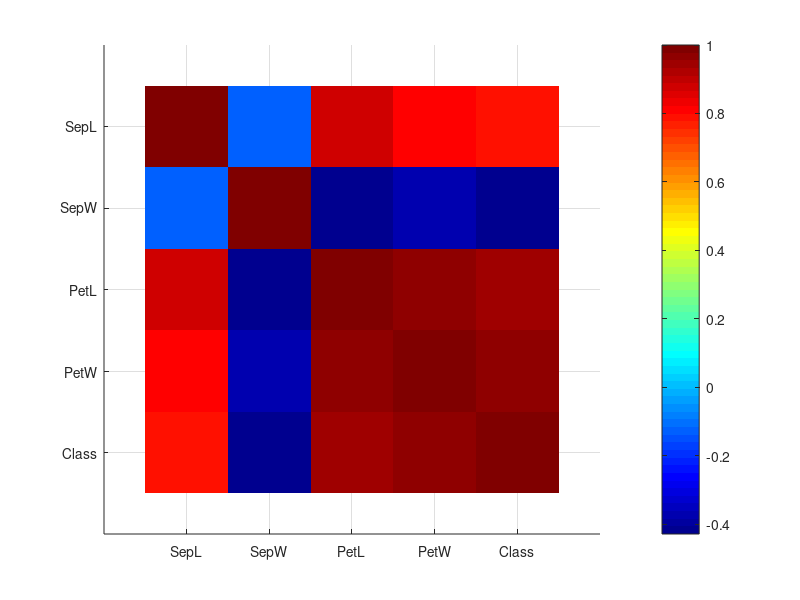
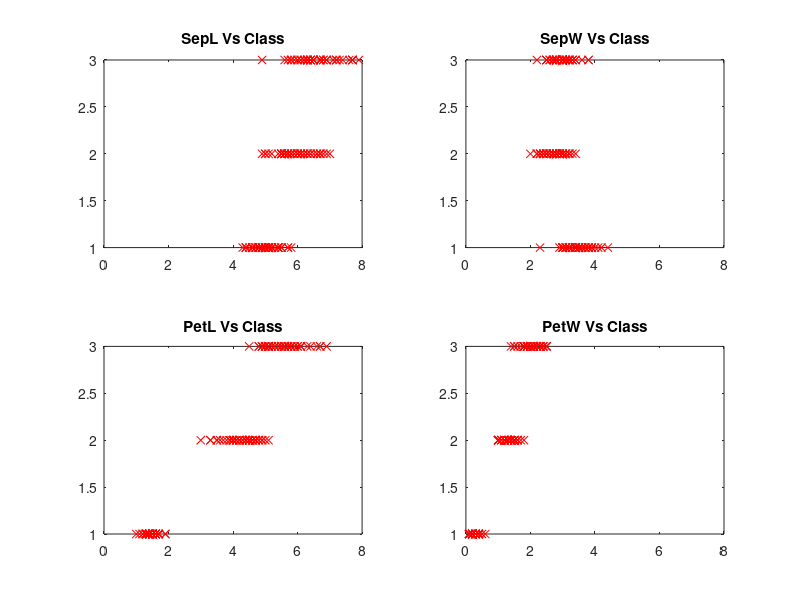

MATLAB code to generate these figures, in order: (Note: this script raises an error after producing the figures.)
%% Farshad Bolouri - R11630884 - Pattern Recognition - Project 1
clear
close all
load('fisheriris');
SepL = meas(:,1);
SepW = meas(:,2);
PetL = meas(:,3);
PetW = meas(:,4);
Class = ones(150,1);
%Class label: Setosa = 1, Versicolor = 2, Virginica = 3
W = cell(1,9);
missClassifiedClosed = [];
%% Data analisys
%Minimum of Measurements
minSepL=min(SepL); minSepW=min(SepW); minPetL=min(PetL); minPetW=min(PetW);
%Maximum of Measurements
maxSepL=max(SepL); maxSepW=max(SepW); maxPetL=max(PetL); maxPetW=max(PetW);
%Mean of Measurements
meanSepL=mean(SepL); meanSepW=mean(SepW); meanPetL=mean(PetL); 
meanPetW=mean(PetW);
%Variance of Measurements
varSepL=var(SepL); varSepW=var(SepW); varPetL=var(PetL); varPetW=var(PetW);
%Within-Class Variance
SW = zeros(1,4);
for i = 1:4
   SW(i) = (1/3)*(var(meas([1:50],i)) + var(meas([51:100],i)) +...
       var(meas([101:150],i)));
end
%Between-Class Variance
SB = zeros(1,4);
for i = 1:4
   SB(i) = (1/3)*((mean(meas([1:50],i))-mean(meas(:,i)))^2+...
                  (mean(meas([51:100],i))-mean(meas(:,i)))^2+...
                  (mean(meas([101:150],i))-mean(meas(:,i)))^2);
end
%% Computing and Displaying Correlation Coefficients
Class(1:50) = 1;Class(51:100) = 2;Class(101:150) = 3;
hold on
CC = corrcoef([meas,Class]);
imagesc(rot90(CC));
colormap('jet');
colorbar();
xlim([0,6]);
ylim([0,6]);
grid()
xticks([1,2,3,4,5])
xticklabels({'SepL','SepW','PetL','PetW','Class'});
yticks([1,2,3,4,5])
yticklabels({'Class','PetW','PetL','SepW','SepL'});
hold off
%% Features vs the Class Label
figure
subplot(2,2,1)
plot(SepL,Class,'rx');
title('SepL Vs Class');
xlim([0 8]);

subplot(2,2,2)
plot(SepW,Class,'rx');
title('SepW Vs Class');
xlim([0 8]);

subplot(2,2,3)
plot(PetL,Class,'rx');
title('PetL Vs Class');
xlim([0 8]);

subplot(2,2,4)
plot(PetW,Class,'rx');
title('PetW Vs Class');
xlim([0 8]);
%% Perceptron for All Features : Setosa Vs. Versi+Virgi
missClassified = zeros(1,4);
epochs = zeros(1,4);
Class(1:50) = -1; %Setosa class
Class(51:150) = 1;  %Versi+Virigi class
[S_vs_VV_All_Perce,W(1),epochs(1),missClassified(i)] = Perceptron(...
    [meas ones(length(meas),1)],Class,[1; 1; 1; 1; 1]);

%% Least Squares for All Features : Setosa Vs. Versi+Virgi
[S_vs_VV_All_LS,W(2)] = LS_predict(meas,Class,0);
missClassifiedClosed(1) = missClassification(51,S_vs_VV_All_LS,2);
%% Perceptron for features 3 and 4 : Setosa Vs. Versi+Virgi
figure
hold on
plot(PetL(1:50),PetW(1:50),'X','color','r');
plot(PetL(51:150),PetW(51:150),'o','color','b');
xlabel('PetL');
ylabel('PetW');

Class(1:50) = -1; %Setosa class
Class(51:150) = 1;  %Versi+Virigi class
[S_vs_VV_34_Perce,W(3),epochs(2),missClassified(2)] = Perceptron(...
    [PetL PetW ones(length(meas),1)],Class,[1; 1; 1]);

legend('Setosa','Versi+Virgi','Perceptron d(x)','Location','best');
title('Setosa Vs. Versi+Virgi: Perceptron');
hold off
%% Least Squares for features 3 and 4 : Setosa Vs. Versi+Virgi
figure
hold on
plot(PetL(1:50),PetW(1:50),'X','color','r');
plot(PetL(51:150),PetW(51:150),'o','color','b');
xlabel('PetL');
ylabel('PetW');

[S_vs_VV_34,W(4)] = LS_predict([PetL PetW],Class,2);
missClassifiedClosed(2) = missClassification(51,S_vs_VV_34,2);
    
legend('Setosa','Versi+Virgi','closed form d(x)','Location','best');
title('Setosa Vs. Versi+Virgi: Closed Form');
hold off
%% Perceptron for All Features : Virgi Vs. Versi+Setosa
Class(1:100) = -1; %Versi+Setosa class
Class(101:150) = 1;  %Virgi class
[S_vs_VV_All_Perce,W(5),epochs(3),missClassified(3)] = Perceptron(...
    [meas ones(length(meas),1)],Class,[1; 1; 1; 1; 1]);
%% Least Squares for All Features : Virgi Vs. Versi+Setosa
[V_vs_VS_All,W(6)] = LS_predict(meas,Class,0);
missClassifiedClosed(3) = missClassification(101,V_vs_VS_All,2);
%% Perceptron for features 3 and 4 : Virgi Vs. Versi+Setosa
figure
hold on
plot(PetL(1:100),PetW(1:100),'X','color','r');
plot(PetL(101:150),PetW(101:150),'o','color','b');
xlabel('PetL');
ylabel('PetW');

[S_vs_VV_34_Perce,W(7),epochs(4),missClassified(4)] = Perceptron(...
    [PetL PetW ones(length(meas),1)],Class,[1; 1; 1]);

legend('Versi+Setosa','Virgi','Perceptron d(x)','Location','best');
title('Virgi Vs. Versi+Setosa: Perceptron');
hold off
%% Least Squares for features 3 and 4 : Virgi Vs. Versi+Setosa
figure
hold on
plot(PetL(1:100),PetW(1:100),'X','color','r');
plot(PetL(101:150),PetW(101:150),'o','color','b');
xlabel('PetL');
ylabel('PetW');

[V_vs_VS_34,W(8)] = LS_predict([PetL PetW],Class,2);
missClassifiedClosed(4) = missClassification(101,V_vs_VS_34,2);

legend('Versi+Setosa','Virgi','closed form d(x)','Location','best');
title('Virgi Vs. Versi+Setosa: Closed Form');
hold off
%% Least Squares for features 3 and 4 : Virgi Vs. Vers Vs. Setosa
figure
hold on
plot(PetL(1:50),PetW(1:50),'X','color','r');
plot(PetL(51:100),PetW(51:100),'s','color',[0.5 0 1]);
plot(PetL(101:150),PetW(101:150),'o','color','b');
xlabel('PetL');
ylabel('PetW');

Class = -(ones(150,3));    %Class values = -1, 1
%Class = zeros(150,3);       %Class values = 0, 1                                
Class([1:50],1) = 1; Class([51:100],2) =1; Class([101:150],3) =1;

[S_vs_V_vs_V,W(9)] = LS_predict([PetL PetW],Class,3);
missClassifiedClosed(5) = missClassification([51 101],S_vs_V_vs_V,3);

legend('Versi','Setosa','Virgi','closed form d(x)1'...
    ,'closed form d(x)2','closed form d(x)3','Location','best');
title('Virgi Vs. Vers Vs. Setosa: Closed Form');
hold off
%% LS_predict: Least Squares Method and Visualization
function [Y,W] = LS_predict(X,T,NumOfClass)
X = [X,ones(length(X),1)];
W = inv((X')*X)*X'*T;
Y = X*W;

if NumOfClass == 2   %Plots d(x) in case TwoD is True 
    f = @(x1,x2) W(3) + W(1)*x1 + W(2)*x2;
    h = fimplicit(f,[1 7 0 2.5]);
    h.Color = 'g';
    h.LineWidth = 2;
    
elseif NumOfClass == 3
    f1 = @(x1,x2) W(3,1) + W(1,1)*x1 + W(2,1)*x2;
    h1 = fimplicit(f1,[1 7 0 2.5]);
    h1.Color = 'g';
    h1.LineWidth = 2;
    
    f2 = @(x1,x2) W(3,2) + W(1,2)*x1 + W(2,2)*x2;
    h2 = fimplicit(f2,[1 7 0 2.5]);
    h2.Color = [1 0.5 0];
    h2.LineWidth = 2;
    
    f3 = @(x1,x2) W(3,3) + W(1,3)*x1 + W(2,3)*x2;
    h3 = fimplicit(f3,[1 7 0 2.5]);
    h3.Color = 'black';
    h3.LineWidth = 2;
end

W = mat2cell(W,length(W));
end
%% missClassification: Calculates the number of missClassifications
function num = missClassification(Separation,Predictions,NumOfClasses)
num = 0;
if NumOfClasses == 2
    for i =1:150
     if i < Separation
         if Predictions(i) >  0
            num = num + 1;
         end
     else
          if Predictions(i) < 0
            num = num + 1;
          end
     end
    end
elseif NumOfClasses == 3
    for i = 1:150
        if i < Separation(1)
            if Predictions(i,1) < 0.5
                num = num + 1;
            end
        elseif i > Separation(2)
            if Predictions(i,3) < 0.5
                num = num + 1;
            end
        else
            if Predictions(i,2) < 0.5
                num = num + 1;
            end
        end
    end
end
end

%% Perceptron: Perceptron Algorithm
function [Y,w,iteration,missClassified]= Perceptron(X,y,W)
max_iter=10000; % Maximum number of iterations
rho = 0.1;
X =X';
difference = 1;
w = W;        % Initilaization of the parameter vector
iteration=0;         % Iteration counter
perviousW= 0;
missClassified=length(X);     % Number of misclassfied vectors

while(missClassified > 0)&&(iteration<max_iter)&&(difference > 1e-10 )
    iteration=iteration+1;
    missClassified=0;
    
    gradi= 0; % Computation of the "gradient" term
    for i=1:length(X)
        if((X(:,i)'*w)*y(i)< 0)
            missClassified=missClassified+1;
            gradi=gradi+rho*(-y(i)*X(:,i));
        end
    end    

    previousW = w;
    w=w-rho*gradi; % Updating the parameter vector
    
     difference = abs(norm(w)-norm(previousW));
end
Y = X'*w;
%Visualizing W in case it was 2 dimensional
if (length(w) == 3) 
f = @(x1,x2) w(3) + w(1)*x1 + w(2)*x2;
    h = fimplicit(f,[1 7 0 2.5]);
    h.Color = 'g';
    h.LineWidth = 2;
    if (iteration == max_iter)
    annotation('textbox', [0.35, 0.15, 0.2, 0.2], 'String',...
        "Perceptron did not converge!",'FontSize', 13);
    end
end

w = mat2cell(w,length(w));
end